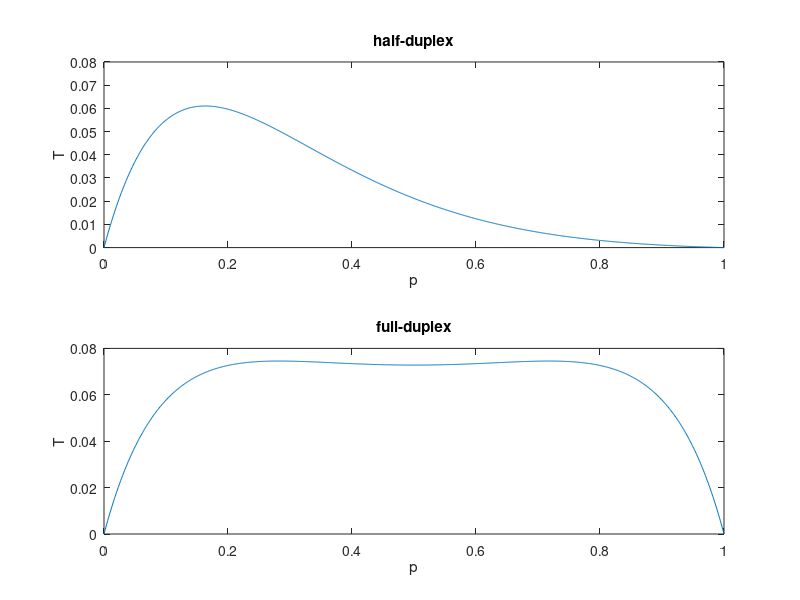

Source code (MATLAB):
d = 2;
r = 1;
lambda = 1;
theta = 1;
alpha = 4;
cd = pi;
delta = d/alpha;
p = 0: 0.001:1;
Ps = exp((-cd*lambda*p*(r^d)*(theta^delta))./(sinc(delta)));
Psh = exp((-cd*lambda*p.*(1-p)*(r^d)*(theta^delta))./(sinc(delta)));
a1 = subplot(2,1,1);
T = p.*(1-p).*Ps; 
figure(1)
plot(p, T)
title('half-duplex')
xlabel('p')
ylabel('T')
Th = p.*(1-p).*Psh; 
a2 = subplot(2,1,2);
plot(a2, p, Th)
title('full-duplex')
xlabel('p')
ylabel('T')
savefig('5_5.fig')



